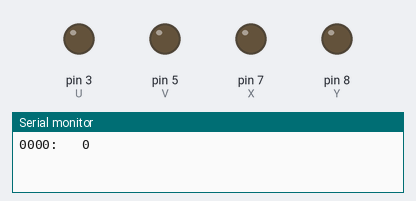
This sketch was run on a simulated Arduino Uno, built with avr-gcc and run on an emulated ATmega328P. Shown: output pins drawn as LEDs (lit = HIGH), the last lines printed to the serial monitor.

Above: at 0.3 s.
At 2.1 s:
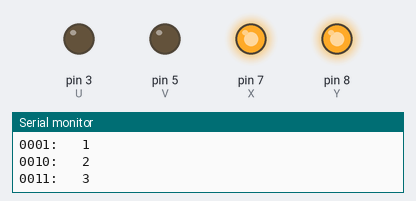
At 3.3 s:
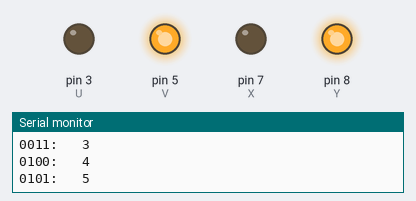
At 4.5 s:
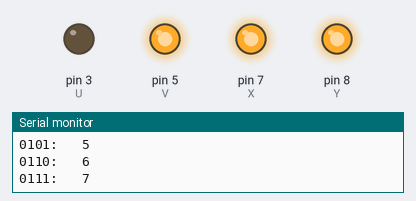
At 6.9 s:
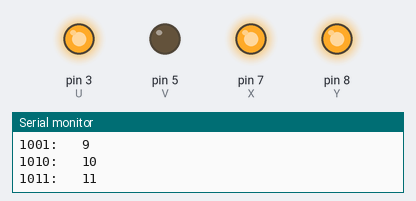
At 9.4 s:
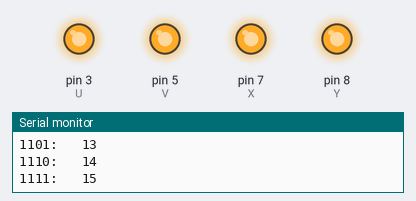
Timing chart, 0 to 12.7 s (numbered marks = the images above):
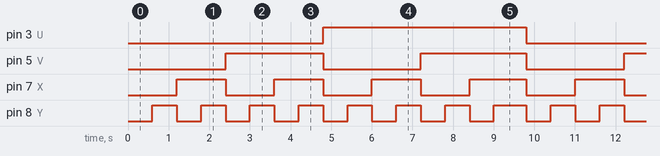

The sketch:

CountingUpandDisplaying.ino.ino
```cpp
#define U 3
#define V 5
#define X 7
#define Y 8


void setup() {
  pinMode(U, OUTPUT);
  pinMode(V, OUTPUT);
  pinMode(X, OUTPUT);
  pinMode(Y, OUTPUT);
  Serial.begin(9600);
}

void countUp(){

int num = 0;
  for(int i = 0; i < 16; i++){
    int u =  num >> 3 & 00000001;//  num >> 3;
    int v =  num >> 2 & 00000001; // num >> 2 & 1;
    int x = num  >> 1 & 00000001;
    int y = num & 00000001;

    Serial.print(u);
    Serial.print(v);
    Serial.print(x);
    Serial.print(y);
    Serial.print(":\t ");
    Serial.print(i);
    Serial.println();
//    Serial.println(11>>1 & 00000001);
    digitalWrite(U, u == 1 ? HIGH : LOW);
    digitalWrite(V, v == 1 ? HIGH : LOW);
    digitalWrite(X, x == 1 ? HIGH : LOW);
    digitalWrite(Y, y == 1 ? HIGH : LOW);
    delay(600);
    num++;
  }
}

void loop() {
  // put your main code here, to run repeatedly:
  countUp();
  delay(200);
}
```

Measured:
- by itself, pin 3 (U): alternates HIGH for 5.0 s and LOW for 4.8 s
- by itself, pin 5 (V): alternates HIGH for 2.5 s and LOW for 2.4 s
- by itself, pin 7 (X): alternates HIGH for 1.2 s and LOW for 1.2 s
- by itself, pin 8 (Y): repeats every 9.8 s: 6 × (LOW 0.60 s, HIGH 0.60 s), LOW 0.60 s, HIGH 0.80 s, LOW 0.60 s, HIGH 0.60 s
